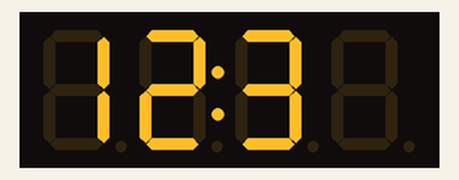
Simulated run of this sketch. Board: Arduino Uno, built with avr-gcc and run on an emulated ATmega328P. Parts: 4-digit seven-segment display.

Above: at 0.1 s.
At 1.1 s:
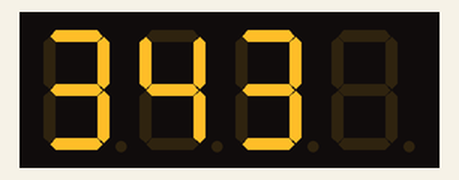
At 3.1 s:
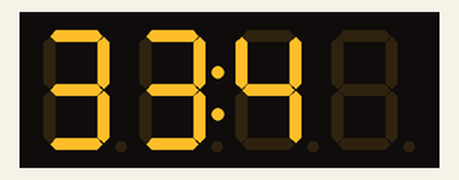

The sketch:

6_FND_showNumberDecEx.ino
```cpp
#include <TM1637Display.h>

#define CLK 8
#define DIO 9

TM1637Display disp(CLK, DIO);

void setup(){
  disp.setBrightness(0);
}

void loop(){
//  showNumberDecEx(int num, uint8_t dots = 0, bool leading_zero = false, uint8_t length = 4, uint8_t pos = 0)
//  8421 dot position
//  0.000 <= 0x80, 00.00 <= 0x40, 000.0 <= 0x20, 0000. <= 0x10
//  Our FND has only one dot(actually colon) where 0x40 position
  disp.showNumberDecEx(123, 0x40, false, 3, 0); // 12:3_
  delay(1000);
  disp.showNumberDecEx(34, 0x10, false, 2); // 34__ (colon do not work)
  delay(1000);
  disp.showNumberDecEx(34, 0x40, false, 2); // 34:__  (colon work) <- length value can't affect on dot position
  delay(1000);
  disp.showNumberDecEx(34, 0x80, false, 2, 1); // _3:4_ <- pos value only can affect on dot position
  delay(1000);
}
```

Measured:
- by itself, everything shown: repeats every 4.1 s, in 4 steps
- what the display in image 2 shows lasts 1.0 s, from 3.1 s to 4.1 s
